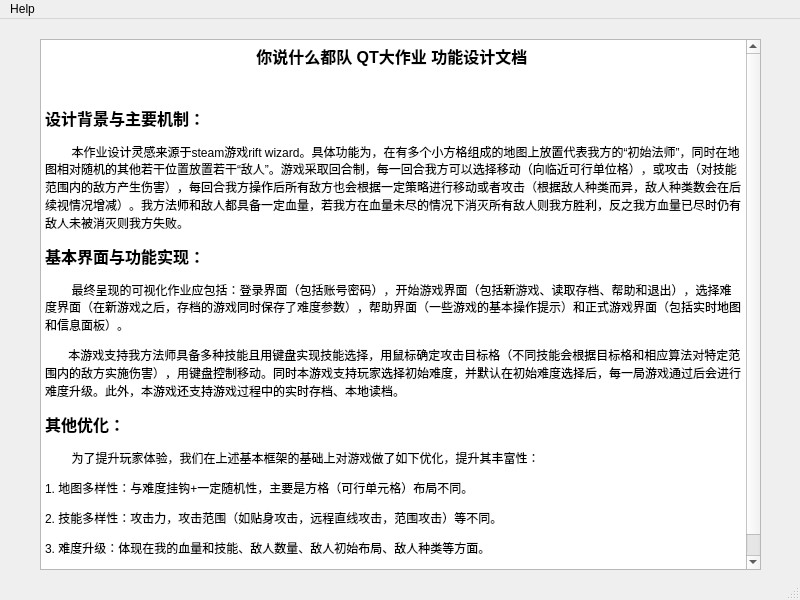
<?xml version="1.0" encoding="UTF-8"?>
<ui version="4.0">
 <class>MainWindow_help</class>
 <widget class="QMainWindow" name="MainWindow_help">
  <property name="geometry">
   <rect>
    <x>0</x>
    <y>0</y>
    <width>800</width>
    <height>600</height>
   </rect>
  </property>
  <property name="windowTitle">
   <string>MainWindow</string>
  </property>
  <widget class="QWidget" name="centralwidget">
   <widget class="QTextBrowser" name="textBrowser">
    <property name="geometry">
     <rect>
      <x>40</x>
      <y>20</y>
      <width>721</width>
      <height>531</height>
     </rect>
    </property>
    <property name="html">
     <string>&lt;!DOCTYPE HTML PUBLIC &quot;-//W3C//DTD HTML 4.0//EN&quot; &quot;http://www.w3.org/TR/REC-html40/strict.dtd&quot;&gt;
&lt;html&gt;&lt;head&gt;&lt;meta name=&quot;qrichtext&quot; content=&quot;1&quot; /&gt;&lt;meta charset=&quot;utf-8&quot; /&gt;&lt;style type=&quot;text/css&quot;&gt;
p, li { white-space: pre-wrap; }
&lt;/style&gt;&lt;/head&gt;&lt;body style=&quot; font-family:'Microsoft YaHei UI'; font-size:9pt; font-weight:400; font-style:normal;&quot;&gt;
&lt;p align=&quot;center&quot; style=&quot; margin-top:12px; margin-bottom:12px; margin-left:0px; margin-right:0px; -qt-block-indent:0; text-indent:0px;&quot;&gt;&lt;span style=&quot; font-family:'微软雅黑','sans-serif'; font-size:12pt; font-weight:700;&quot;&gt;你说什么都队 QT大作业 功能设计文档&lt;/span&gt;&lt;span style=&quot; font-weight:700;&quot;&gt; &lt;/span&gt;&lt;/p&gt;
&lt;p align=&quot;center&quot; style=&quot; margin-top:12px; margin-bottom:12px; margin-left:0px; margin-right:0px; -qt-block-indent:0; text-indent:0px;&quot;&gt;&lt;span style=&quot; font-family:'微软雅黑','sans-serif';&quot;&gt; &lt;/span&gt; &lt;/p&gt;
&lt;p style=&quot; margin-top:12px; margin-bottom:12px; margin-left:0px; margin-right:0px; -qt-block-indent:0; text-indent:0px;&quot;&gt;&lt;span style=&quot; font-family:'微软雅黑','sans-serif'; font-size:12pt; font-weight:700;&quot;&gt;设计背景与主要机制：&lt;/span&gt; &lt;/p&gt;
&lt;p style=&quot; margin-top:12px; margin-bottom:12px; margin-left:0px; margin-right:0px; -qt-block-indent:0; text-indent:0px;&quot;&gt;&lt;span style=&quot; font-family:'微软雅黑','sans-serif'; font-size:12pt;&quot;&gt;      &lt;/span&gt;&lt;span style=&quot; font-family:'微软雅黑','sans-serif';&quot;&gt;本作业设计灵感来源于steam游戏rift wizard。具体功能为，在有多个小方格组成的地图上放置代表我方的“初始法师”，同时在地图相对随机的其他若干位置放置若干“敌人”。游戏采取回合制，每一回合我方可以选择移动（向临近可行单位格），或攻击（对技能范围内的敌方产生伤害），每回合我方操作后所有敌方也会根据一定策略进行移动或者攻击（根据敌人种类而异，敌人种类数会在后续视情况增减）。我方法师和敌人都具备一定血量，若我方在血量未尽的情况下消灭所有敌人则我方胜利，反之我方血量已尽时仍有敌人未被消灭则我方失败。&lt;/span&gt; &lt;/p&gt;
&lt;p style=&quot; margin-top:12px; margin-bottom:12px; margin-left:0px; margin-right:0px; -qt-block-indent:0; text-indent:0px;&quot;&gt;&lt;span style=&quot; font-family:'微软雅黑','sans-serif'; font-size:12pt; font-weight:700;&quot;&gt;基本界面与功能实现：&lt;/span&gt; &lt;/p&gt;
&lt;p style=&quot; margin-top:12px; margin-bottom:12px; margin-left:0px; margin-right:0px; -qt-block-indent:0; text-indent:0px;&quot;&gt;&lt;span style=&quot; font-family:'微软雅黑','sans-serif'; font-size:12pt;&quot;&gt;      &lt;/span&gt;&lt;span style=&quot; font-family:'微软雅黑','sans-serif';&quot;&gt;最终呈现的可视化作业应包括：登录界面（包括账号密码），开始游戏界面（包括新游戏、读取存档、帮助和退出），选择难度界面（在新游戏之后，存档的游戏同时保存了难度参数），帮助界面（一些游戏的基本操作提示）和正式游戏界面（包括实时地图和信息面板）。&lt;/span&gt; &lt;/p&gt;
&lt;p style=&quot; margin-top:12px; margin-bottom:12px; margin-left:0px; margin-right:0px; -qt-block-indent:0; text-indent:0px;&quot;&gt;&lt;span style=&quot; font-family:'微软雅黑','sans-serif';&quot;&gt;       本游戏支持我方法师具备多种技能且用键盘实现技能选择，用鼠标确定攻击目标格（不同技能会根据目标格和相应算法对特定范围内的敌方实施伤害），用键盘控制移动。同时本游戏支持玩家选择初始难度，并默认在初始难度选择后，每一局游戏通过后会进行难度升级。此外，本游戏还支持游戏过程中的实时存档、本地读档。&lt;/span&gt; &lt;/p&gt;
&lt;p style=&quot; margin-top:12px; margin-bottom:12px; margin-left:0px; margin-right:0px; -qt-block-indent:0; text-indent:0px;&quot;&gt;&lt;span style=&quot; font-family:'微软雅黑','sans-serif'; font-size:12pt; font-weight:700;&quot;&gt;其他优化：&lt;/span&gt; &lt;/p&gt;
&lt;p style=&quot; margin-top:12px; margin-bottom:12px; margin-left:0px; margin-right:0px; -qt-block-indent:0; text-indent:0px;&quot;&gt;&lt;span style=&quot; font-family:'微软雅黑','sans-serif'; font-size:12pt;&quot;&gt;      &lt;/span&gt;&lt;span style=&quot; font-family:'微软雅黑','sans-serif';&quot;&gt;为了提升玩家体验，我们在上述基本框架的基础上对游戏做了如下优化，提升其丰富性：&lt;/span&gt; &lt;/p&gt;
&lt;p style=&quot; margin-top:12px; margin-bottom:12px; margin-left:0px; margin-right:0px; -qt-block-indent:0; text-indent:0px;&quot;&gt;&lt;span style=&quot; font-family:'微软雅黑','sans-serif';&quot;&gt;1. 地图多样性：与难度挂钩+一定随机性，主要是方格（可行单元格）布局不同。&lt;/span&gt; &lt;/p&gt;
&lt;p style=&quot; margin-top:12px; margin-bottom:12px; margin-left:0px; margin-right:0px; -qt-block-indent:0; text-indent:0px;&quot;&gt;&lt;span style=&quot; font-family:'微软雅黑','sans-serif';&quot;&gt;2. 技能多样性：攻击力，攻击范围（如贴身攻击，远程直线攻击，范围攻击）等不同。&lt;/span&gt; &lt;/p&gt;
&lt;p style=&quot; margin-top:12px; margin-bottom:12px; margin-left:0px; margin-right:0px; -qt-block-indent:0; text-indent:0px;&quot;&gt;&lt;span style=&quot; font-family:'微软雅黑','sans-serif';&quot;&gt;3. 难度升级：体现在我的血量和技能、敌人数量、敌人初始布局、敌人种类等方面。&lt;/span&gt; &lt;/p&gt;
&lt;p style=&quot; margin-top:12px; margin-bottom:12px; margin-left:0px; margin-right:0px; -qt-block-indent:0; text-indent:0px;&quot;&gt;&lt;span style=&quot; font-family:'微软雅黑','sans-serif';&quot;&gt;4. 敌人种类多样性：体现在外观、血量、技能等方面。&lt;/span&gt; &lt;/p&gt;&lt;/body&gt;&lt;/html&gt;</string>
    </property>
   </widget>
  </widget>
  <widget class="QMenuBar" name="menubar">
   <property name="geometry">
    <rect>
     <x>0</x>
     <y>0</y>
     <width>800</width>
     <height>21</height>
    </rect>
   </property>
   <widget class="QMenu" name="menuHelp">
    <property name="title">
     <string>Help</string>
    </property>
   </widget>
   <addaction name="menuHelp"/>
  </widget>
  <widget class="QStatusBar" name="statusbar"/>
 </widget>
 <resources/>
 <connections/>
</ui>
